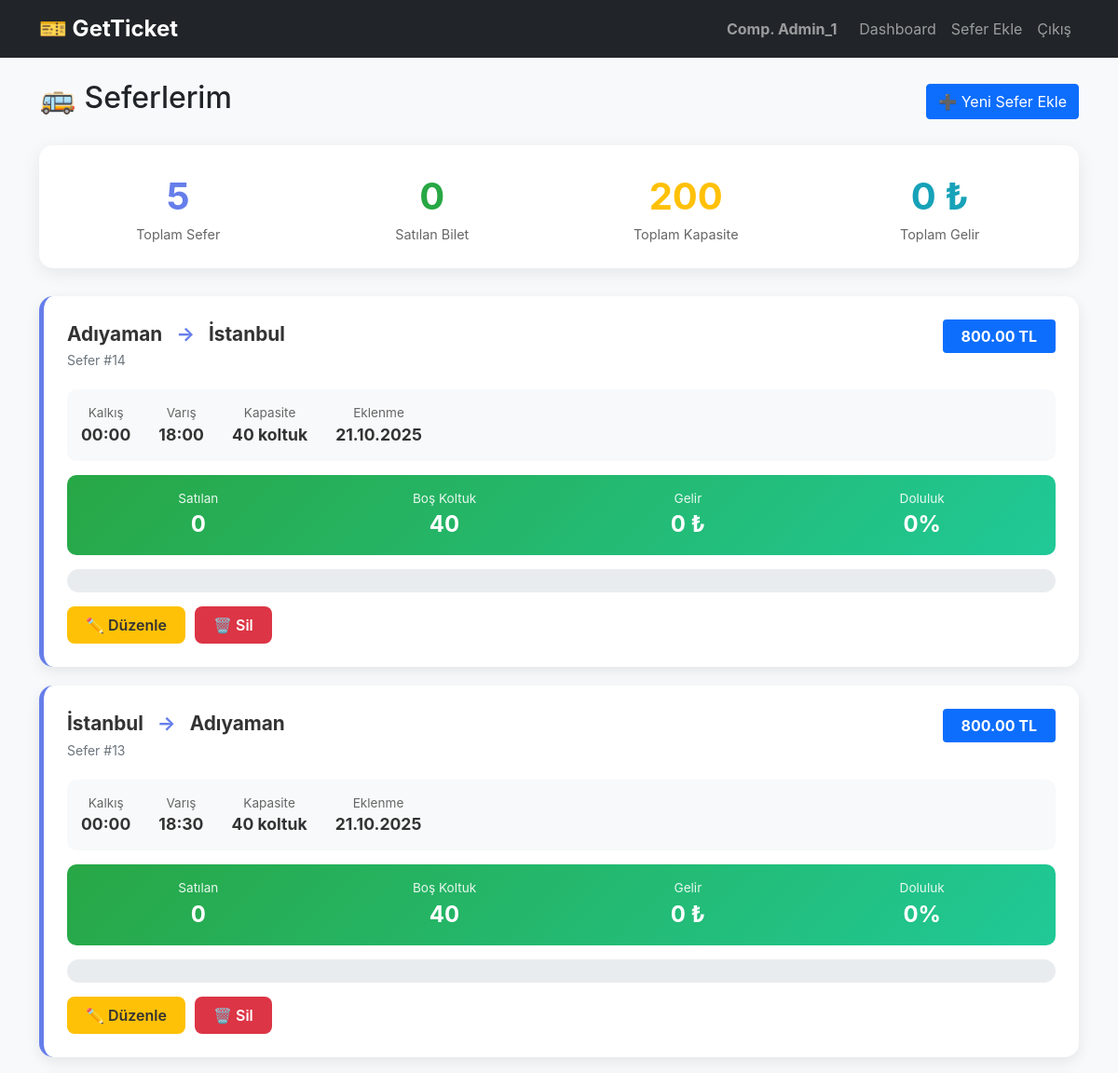
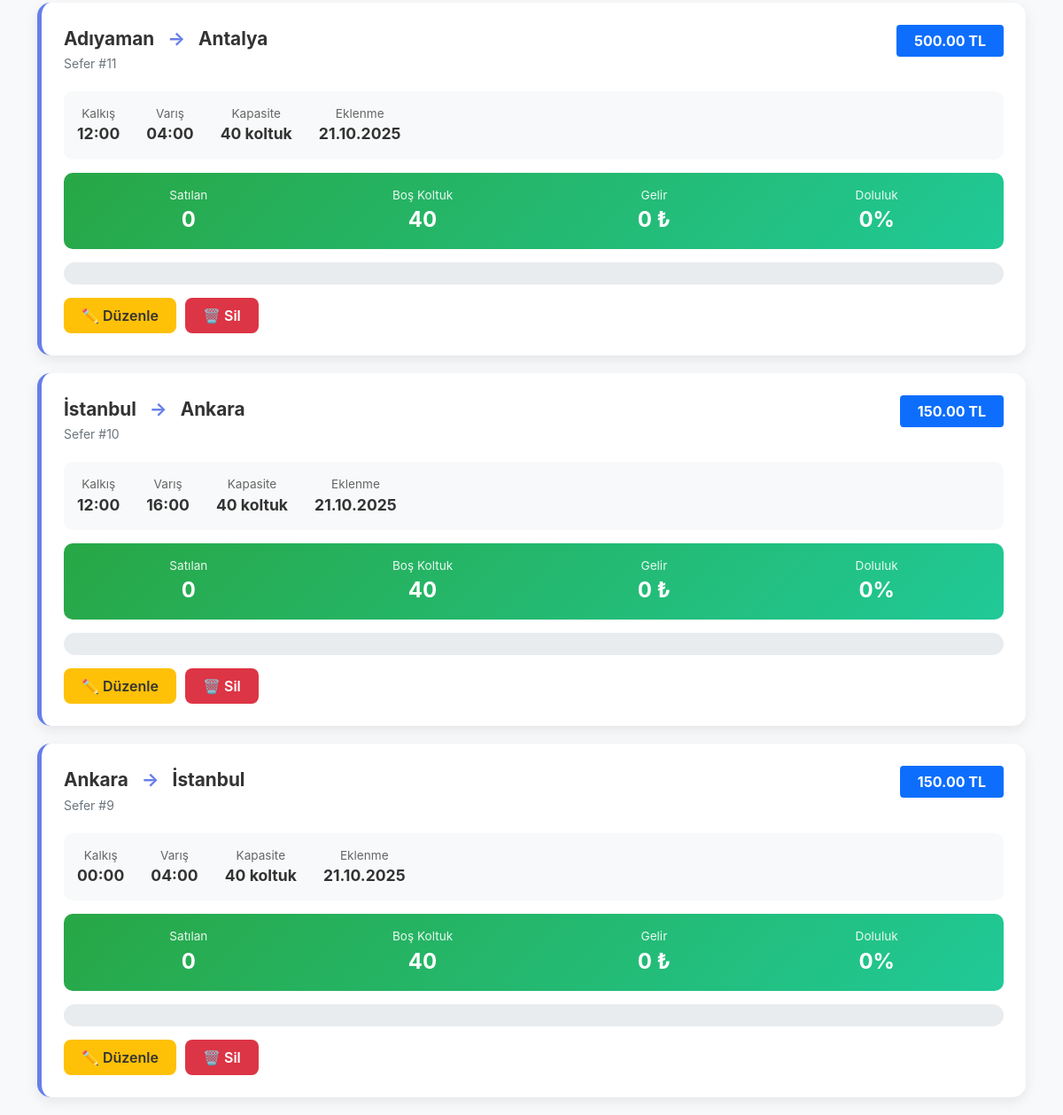
/pages/seferlerim.php (signed in), run on the app's committed database (2 pictures, top to bottom).
### tables this page shows
CREATE TABLE trips (
    id INTEGER PRIMARY KEY AUTOINCREMENT,
    company_id INTEGER NOT NULL,
    destination_city TEXT NOT NULL,
    arrival_time TIME NOT NULL,
    departure_time TIME NOT NULL,
    departure_city TEXT NOT NULL,
    price INTEGER NOT NULL,
    capacity INTEGER NOT NULL,
    created_date DATETIME DEFAULT CURRENT_TIMESTAMP, departure_date DATE,
    FOREIGN KEY (company_id) REFERENCES bus_companies(id)
);

### pages/seferlerim.php (the view, shortened to what this page needs)
<?php
$db = getDBConnection();
$stmt = $db->prepare("SELECT * FROM users WHERE id = ?");
$stmt->execute([$_SESSION['user_id']]);
$user = $stmt->fetch(PDO::FETCH_ASSOC);
$where_clause = $_SESSION['role'] === 'company_admin' ?
    "WHERE t.company_id = {$user['company_id']}" : "";
$stmt = $db->query("
    SELECT
        t.*,
        bc.name as company_name,
        (SELECT COUNT(*) FROM tickets WHERE trip_id = t.id AND status = 'active') as sold_tickets,
        (SELECT SUM(total_price) FROM tickets WHERE trip_id = t.id AND status = 'active') as revenue
    FROM trips t
    LEFT JOIN bus_companies bc ON t.company_id = bc.id
    $where_clause
    ORDER BY t.created_date DESC
");
$trips = $stmt->fetchAll(PDO::FETCH_ASSOC);
?>
<!DOCTYPE html>
<html lang="tr">
<head>
    <link href="https://cdn.jsdelivr.net/npm/bootstrap@5.1.3/dist/css/bootstrap.min.css" rel="stylesheet">
</head>
<body>
    <nav class="navbar navbar-expand-lg navbar-dark bg-dark">
        <div class="container">
            <a class="navbar-brand fw-bold" href="../index.php">
                <span style="font-size: 1.5rem;">🎫 GetTicket</span>
            </a>
            <div class="navbar-nav ms-auto">
                <span class="navbar-text me-3">
                    <strong><?php echo htmlspecialchars($_SESSION['full_name']); ?></strong>
                </span>
                <a class="nav-link" href="dashboard.php">Dashboard</a>
                <a class="nav-link" href="sefer_ekle.php">Sefer Ekle</a>
                <a class="nav-link" href="logout.php">Çıkış</a>
            </div>
        </div>
    </nav>
    <div class="container mt-4">
        <div class="d-flex justify-content-between align-items-center mb-4">
            <h2>🚌 Seferlerim</h2>
            <a href="sefer_ekle.php" class="btn btn-primary">
                ➕ Yeni Sefer Ekle
            </a>
        </div>
        <?php
        $total_trips = count($trips);
        $total_capacity = array_sum(array_column($trips, 'capacity'));
        $total_sold = array_sum(array_column($trips, 'sold_tickets'));
        $total_revenue = array_sum(array_column($trips, 'revenue'));
        ?>
        <div class="stats-card">
            <div class="row">
                <div class="col-md-3">
                    <div class="stat-item">
                        <div class="stat-number"><?php echo $total_trips; ?></div>
                        <div class="stat-label">Toplam Sefer</div>
                    </div>
                </div>
                <div class="col-md-3">
                    <div class="stat-item">
                        <div class="stat-number" style="color: #28a745;"><?php echo $total_sold; ?></div>
                        <div class="stat-label">Satılan Bilet</div>
                    </div>
                </div>
                <div class="col-md-3">
                    <div class="stat-item">
                        <div class="stat-number" style="color: #ffc107;"><?php echo $total_capacity; ?></div>
                        <div class="stat-label">Toplam Kapasite</div>
                    </div>
                </div>
                <div class="col-md-3">
                    <div class="stat-item">
                        <div class="stat-number" style="color: #17a2b8;">
                            <?php echo number_format($total_revenue, 0); ?> ₺
                        </div>
                        <div class="stat-label">Toplam Gelir</div>
                    </div>
                </div>
            </div>
        </div>
        <?php if (empty($trips)): ?>
            <div class="no-trips">
                <div style="font-size: 5rem; opacity: 0.5;">🚌</div>
                <h3>Henüz Sefer Yok</h3>
                <p class="text-muted">Yeni sefer ekleyerek başlayın!</p>
                <a href="sefer_ekle.php" class="btn btn-primary mt-3">
                    ➕ İlk Seferimi Ekle
                </a>
            </div>
        <?php else: ?>
            <?php foreach ($trips as $trip):
                $occupancy = ($trip['sold_tickets'] / $trip['capacity']) * 100;
                $remaining_seats = $trip['capacity'] - $trip['sold_tickets'];
            ?>
            <div class="trip-card">
                <div class="trip-header">
                    <div>
                        <div class="trip-route">
                            <?php echo htmlspecialchars($trip['departure_city']); ?>
                            <span class="route-arrow">→</span>
                            <?php echo htmlspecialchars($trip['destination_city']); ?>
                        </div>
                        <small class="text-muted">
                            Sefer #<?php echo $trip['id']; ?>
                        </small>
                    </div>
                    <div>
                        <span class="badge bg-primary" style="font-size: 1rem; padding: 10px 20px;">
                            <?php echo number_format($trip['price'], 2); ?> TL
                        </span>
                    </div>
                </div>
                <div class="trip-details">
                    <div class="detail-item">
                        <div class="detail-label">Kalkış</div>
                        <div class="detail-value"><?php echo htmlspecialchars($trip['departure_time']); ?></div>
                    </div>
                    <div class="detail-item">
                        <div class="detail-label">Varış</div>
                        <div class="detail-value"><?php echo htmlspecialchars($trip['arrival_time']); ?></div>
                    </div>
                    <div class="detail-item">
                        <div class="detail-label">Kapasite</div>
                        <div class="detail-value"><?php echo $trip['capacity']; ?> koltuk</div>
                    </div>
                    <div class="detail-item">
                        <div class="detail-label">Eklenme</div>
                        <div class="detail-value"><?php echo date('d.m.Y', strtotime($trip['created_date'])); ?></div>
                    </div>
                </div>
                <div class="sales-info">
                    <div class="sales-item">
                        <div class="sales-label">Satılan</div>
                        <div class="sales-value"><?php echo $trip['sold_tickets']; ?></div>
                    </div>
                    <div class="sales-item">
                        <div class="sales-label">Boş Koltuk</div>
                        <div class="sales-value"><?php echo $remaining_seats; ?></div>
                    </div>
                    <div class="sales-item">
                        <div class="sales-label">Gelir</div>
                        <div class="sales-value"><?php echo number_format($trip['revenue'], 0); ?> ₺</div>
                    </div>
                    <div class="sales-item">
                        <div class="sales-label">Doluluk</div>
                        <div class="sales-value"><?php echo number_format($occupancy, 0); ?>%</div>
                    </div>
                </div>
                <div class="occupancy-bar">
                </div>
                <div class="trip-actions">
                    <button type="button" class="btn btn-edit"
                            data-bs-toggle="modal"
                            data-bs-target="#editModal<?php echo $trip['id']; ?>">
                        ✏️ Düzenle
                    </button>
                    <?php if ($trip['sold_tickets'] == 0): ?>
                        <a href="?delete=<?php echo $trip['id']; ?>"
                           class="btn btn-delete"
                           onclick="return confirm('Bu seferi silmek istediğinizden emin misiniz?')">
                            🗑️ Sil
                        </a>
                    <?php else: ?>
                        <button class="btn btn-secondary" disabled title="Satılmış biletler var">
                            🗑️ Sil
                        </button>
                    <?php endif; ?>
                </div>
            </div>
            <?php endforeach; ?>
        <?php endif; ?>
    </div>
</body>
</html>

### pages/seferlerim.php (style rules this page uses)
body { background: #f8f9fa; font-family: -apple-system, BlinkMacSystemFont, 'Segoe UI', Roboto, sans-serif; }
.stats-card { background: white; border-radius: 15px; padding: 25px; box-shadow: 0 5px 20px rgba(0,0,0,0.08); margin-bottom: 30px; }
.stat-item { text-align: center; }
.stat-number { font-size: 2.5rem; font-weight: bold; color: #667eea; }
.stat-label { color: #666; font-size: 0.9rem; }
.trip-card { background: white; border-left: 5px solid #667eea; border-radius: 15px; padding: 25px; margin-bottom: 20px; box-shadow: 0 5px 15px rgba(0,0,0,0.08); transition: all 0.3s; }
.trip-header { display: flex; justify-content: space-between; align-items: start; margin-bottom: 20px; }
.trip-route { font-size: 1.3rem; font-weight: bold; color: #333; }
.route-arrow { color: #667eea; margin: 0 10px; }
.trip-details { display: flex; gap: 30px; margin: 15px 0; padding: 15px; background: #f8f9fa; border-radius: 10px; }
.detail-item { text-align: center; }
.detail-label { color: #666; font-size: 0.85rem; }
.detail-value { font-size: 1.1rem; font-weight: bold; color: #333; }
.sales-info { background: linear-gradient(135deg, #28a745 0%, #20c997 100%); color: white; padding: 15px; border-radius: 10px; display: flex; justify-content: space-around; margin: 15px 0; }
.sales-item { text-align: center; }
.sales-label { opacity: 0.9; font-size: 0.85rem; }
.sales-value { font-size: 1.5rem; font-weight: bold; }
.trip-actions { display: flex; gap: 10px; margin-top: 15px; }
.btn-edit { background: #ffc107; border: none; color: #333; padding: 8px 20px; border-radius: 8px; font-weight: 600; transition: all 0.3s; }
.btn-delete { background: #dc3545; border: none; color: white; padding: 8px 20px; border-radius: 8px; font-weight: 600; transition: all 0.3s; }
.occupancy-bar { height: 25px; background: #e9ecef; border-radius: 15px; overflow: hidden; margin-top: 10px; }

### data on the page
trips: departure_city "Adıyaman", destination_city "İstanbul", id "14", price "800.00", departure_time "00:00", arrival_time "18:00", capacity "40", created_date "21.10.2025", sold_tickets "0", revenue "0", occupancy "0"
trips: departure_city "İstanbul", destination_city "Adıyaman", id "13", price "800.00", departure_time "00:00", arrival_time "18:30", capacity "40", created_date "21.10.2025", sold_tickets "0", revenue "0", occupancy "0"
trips: departure_city "Adıyaman", destination_city "Antalya", id "11", price "500.00", departure_time "12:00", arrival_time "04:00", capacity "40", created_date "21.10.2025", sold_tickets "0", revenue "0", occupancy "0"
trips: departure_city "İstanbul", destination_city "Ankara", id "10", price "150.00", departure_time "12:00", arrival_time "16:00", capacity "40", created_date "21.10.2025", sold_tickets "0", revenue "0", occupancy "0"
trips: departure_city "Ankara", destination_city "İstanbul", id "9", price "150.00", departure_time "00:00", arrival_time "04:00", capacity "40", created_date "21.10.2025", sold_tickets "0", revenue "0", occupancy "0"

### other printed values
$_SESSION['full_name'] "Comp. Admin_1"
$total_trips "5"
$total_sold "0"
$total_capacity "200"
$total_revenue "0"
